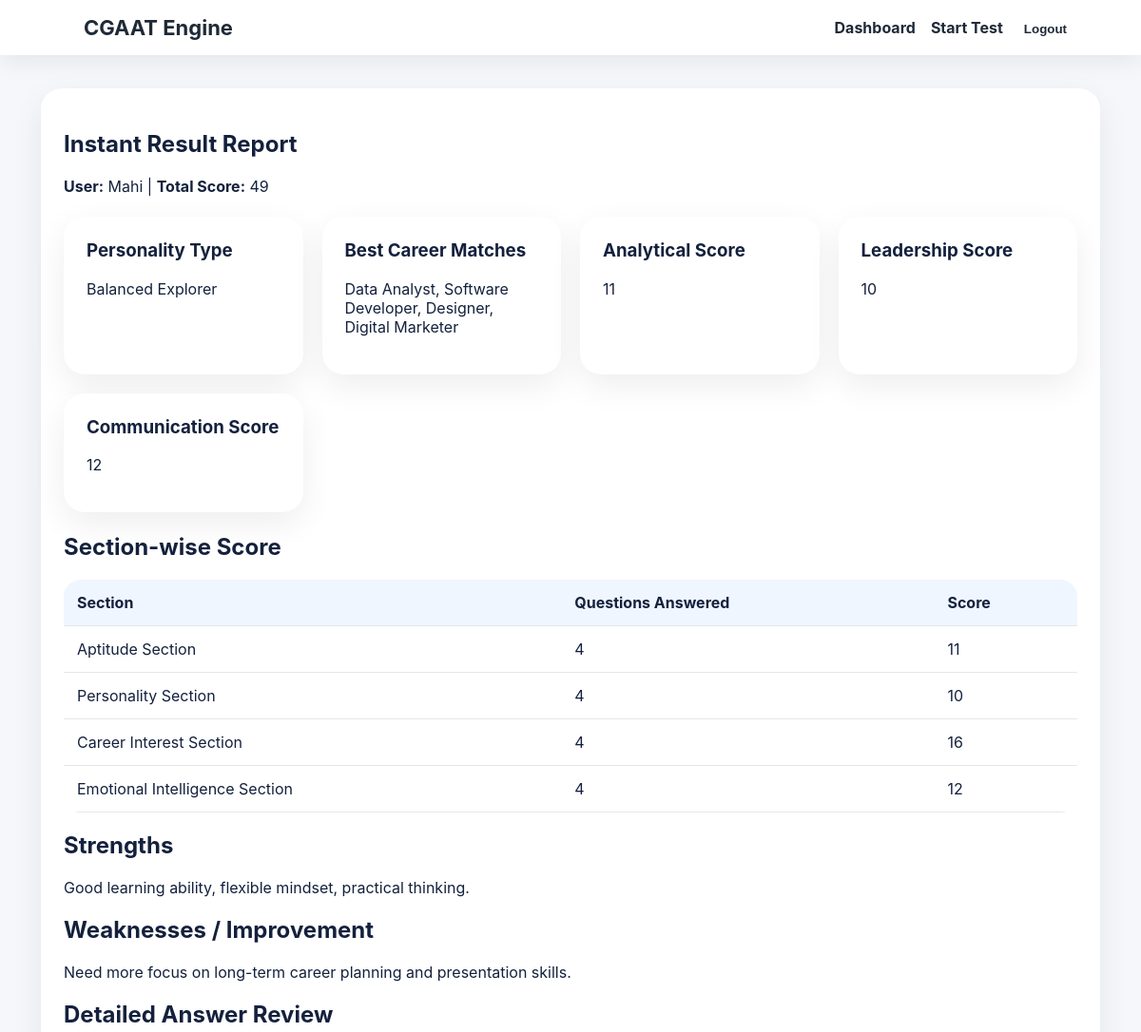
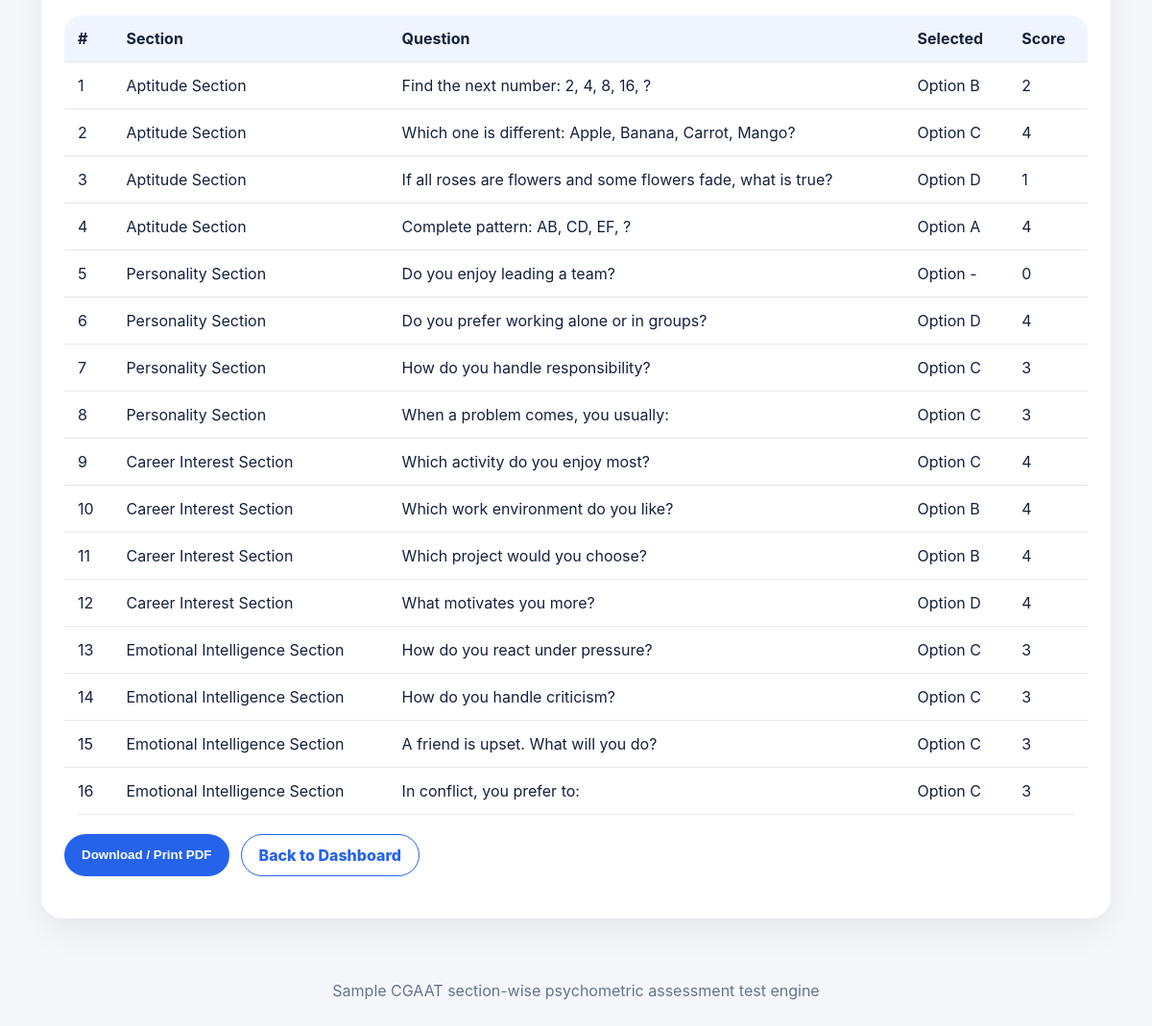
The app's page /report/7/ (signed in) with its own data (2 pictures, top to bottom).
### assessment/models.py (models this page shows, shortened)
class TestAttempt(models.Model):
    user = models.ForeignKey(User, on_delete=models.CASCADE)
    started_at = models.DateTimeField(auto_now_add=True)
    submitted_at = models.DateTimeField(null=True, blank=True)
    total_score = models.IntegerField(default=0)
    analytical_score = models.IntegerField(default=0)
    leadership_score = models.IntegerField(default=0)
    communication_score = models.IntegerField(default=0)
    personality_type = models.CharField(max_length=100, blank=True)
    career_matches = models.CharField(max_length=255, blank=True)
    strengths = models.TextField(blank=True)
    weaknesses = models.TextField(blank=True)
    completed = models.BooleanField(default=False)

class Section(models.Model):
    name = models.CharField(max_length=120)
    meaning = models.TextField()
    order = models.PositiveIntegerField(default=1)

class Answer(models.Model):
    attempt = models.ForeignKey(TestAttempt, on_delete=models.CASCADE, related_name='answers')
    question = models.ForeignKey(Question, on_delete=models.CASCADE)
    selected_option = models.CharField(max_length=1, blank=True, null=True)
    score = models.IntegerField(default=0)
    is_marked = models.BooleanField(default=False)
    is_visited = models.BooleanField(default=False)
    class Meta:
        unique_together = ('attempt','question')

class Question(models.Model):
    section = models.ForeignKey(Section, on_delete=models.CASCADE, related_name='questions')
    text = models.TextField()
    option_a = models.CharField(max_length=255)
    score_a = models.IntegerField(default=1)
    option_b = models.CharField(max_length=255)
    score_b = models.IntegerField(default=2)
    option_c = models.CharField(max_length=255)
    score_c = models.IntegerField(default=3)
    option_d = models.CharField(max_length=255)
    score_d = models.IntegerField(default=4)
    order = models.PositiveIntegerField(default=1)
    skill_tag = models.CharField(max_length=80, default='General')

### assessment/views.py (the view)
# urls.py: path('report/<int:attempt_id>/', views.report, name='report'),
@login_required
def report(request, attempt_id):
    if request.user.is_staff:
        attempt = get_object_or_404(TestAttempt, id=attempt_id)
    else:
        attempt = get_object_or_404(TestAttempt, id=attempt_id, user=request.user)
    answers = attempt.answers.select_related('question','question__section').all()
    section_scores = []
    for section in Section.objects.order_by('order'):
        s_answers = answers.filter(question__section=section)
        section_scores.append({'section': section, 'score': sum(a.score for a in s_answers), 'count': s_answers.count()})
    return render(request, 'assessment/report.html', {
        'attempt': attempt,
        'section_scores': section_scores,
        'answers': answers
    })

### templates/assessment/report.html
{% extends 'assessment/base.html' %}{% block content %}<section class="report"><h1>Instant Result Report</h1><p><b>User:</b> {{ attempt.user.username }} | <b>Total Score:</b> {{ attempt.total_score }}</p><div class="grid"><div class="card"><h3>Personality Type</h3><p>{{ attempt.personality_type }}</p></div><div class="card"><h3>Best Career Matches</h3><p>{{ attempt.career_matches }}</p></div><div class="card"><h3>Analytical Score</h3><p>{{ attempt.analytical_score }}</p></div><div class="card"><h3>Leadership Score</h3><p>{{ attempt.leadership_score }}</p></div><div class="card"><h3>Communication Score</h3><p>{{ attempt.communication_score }}</p></div></div><h2>Section-wise Score</h2><table><tr><th>Section</th><th>Questions Answered</th><th>Score</th></tr>{% for s in section_scores %}<tr><td>{{ s.section.name }}</td><td>{{ s.count }}</td><td>{{ s.score }}</td></tr>{% endfor %}</table><h2>Strengths</h2><p>{{ attempt.strengths }}</p><h2>Weaknesses / Improvement</h2><p>{{ attempt.weaknesses }}</p><h2>Detailed Answer Review</h2><table><thead><tr><th>#</th><th>Section</th><th>Question</th><th>Selected</th><th>Score</th></tr></thead><tbody>{% for ans in answers %}<tr><td>{{ forloop.counter }}</td><td>{{ ans.question.section.name }}</td><td>{{ ans.question.text }}</td><td>Option {{ ans.selected_option|default:"-" }}</td><td>{{ ans.score }}</td></tr>{% endfor %}</tbody></table><div class="actions no-print"><button class="btn" onclick="window.print()">Download / Print PDF</button><a class="btn outline" href="{% url 'dashboard' %}">Back to Dashboard</a></div></section>{% endblock %}

### static/css/style.css (style rules this page uses)
* { box-sizing:border-box }
body { margin:0;font-family:Inter,Arial,sans-serif;background:#f5f7fb;color:#14213d }
a { text-decoration:none;color:#1d4ed8 }
.pill,.btn { background:#2563eb!important;color:white!important;padding:11px 18px;border-radius:999px;border:0;display:inline-block;font-weight:800;cursor:pointer }
.outline { background:white!important;color:#2563eb!important;border:1px solid #2563eb!important }
.actions { display:flex;gap:12px;flex-wrap:wrap;margin:20px 0 }
.grid { display:grid;grid-template-columns:repeat(auto-fit,minmax(230px,1fr));gap:20px;margin:22px 0 }
.card,.auth,.test-card,.report,.table { background:white;border-radius:22px;padding:24px;box-shadow:0 12px 35px #00000012 }
.card h3 { margin-top:0 }
table { width:100%;border-collapse:collapse;background:white;border-radius:18px;overflow:hidden }
th,td { padding:14px;border-bottom:1px solid #e5e7eb;text-align:left }
th { background:#eff6ff }

### records on screen
TestAttempt: user.username "Mahi", total_score "49", personality_type "Balanced Explorer", career_matches "Data Analyst, Software Developer, Designer, Digital Marketer", analytical_score "11", leadership_score "10", communication_score "12", strengths "Good learning ability, flexible mindset, practical thinking.", weaknesses "Need more focus on long-term career planning and presentation skills."
Section: section.name "Aptitude Section", count "4", score "11"
Section: section.name "Personality Section", count "4", score "10"
Section: section.name "Career Interest Section", count "4", score "16"
Section: section.name "Emotional Intelligence Section", count "4", score "12"
Answer: question.section.name "Aptitude Section", question.text "Find the next number: 2, 4, 8, 16, ?", selected_option "B", score "2"
Answer: question.section.name "Aptitude Section", question.text "Which one is different: Apple, Banana, Carrot, Mango?", selected_option "C", score "4"
Answer: question.section.name "Aptitude Section", question.text "If all roses are flowers and some flowers fade, what is true?", selected_option "D", score "1"
Answer: question.section.name "Aptitude Section", question.text "Complete pattern: AB, CD, EF, ?", selected_option "A", score "4"
Answer: question.section.name "Personality Section", question.text "Do you enjoy leading a team?", selected_option "-", score "0"
Answer: question.section.name "Personality Section", question.text "Do you prefer working alone or in groups?", selected_option "D", score "4"
Answer: question.section.name "Personality Section", question.text "How do you handle responsibility?", selected_option "C", score "3"
Answer: question.section.name "Personality Section", question.text "When a problem comes, you usually:", selected_option "C", score "3"
Answer: question.section.name "Career Interest Section", question.text "Which activity do you enjoy most?", selected_option "C", score "4"
Answer: question.section.name "Career Interest Section", question.text "Which work environment do you like?", selected_option "B", score "4"
Answer: question.section.name "Career Interest Section", question.text "Which project would you choose?", selected_option "B", score "4"
Answer: question.section.name "Career Interest Section", question.text "What motivates you more?", selected_option "D", score "4"
Answer: question.section.name "Emotional Intelligence Section", question.text "How do you react under pressure?", selected_option "C", score "3"
Answer: question.section.name "Emotional Intelligence Section", question.text "How do you handle criticism?", selected_option "C", score "3"
Answer: question.section.name "Emotional Intelligence Section", question.text "A friend is upset. What will you do?", selected_option "C", score "3"
Answer: question.section.name "Emotional Intelligence Section", question.text "In conflict, you prefer to:", selected_option "C", score "3"
